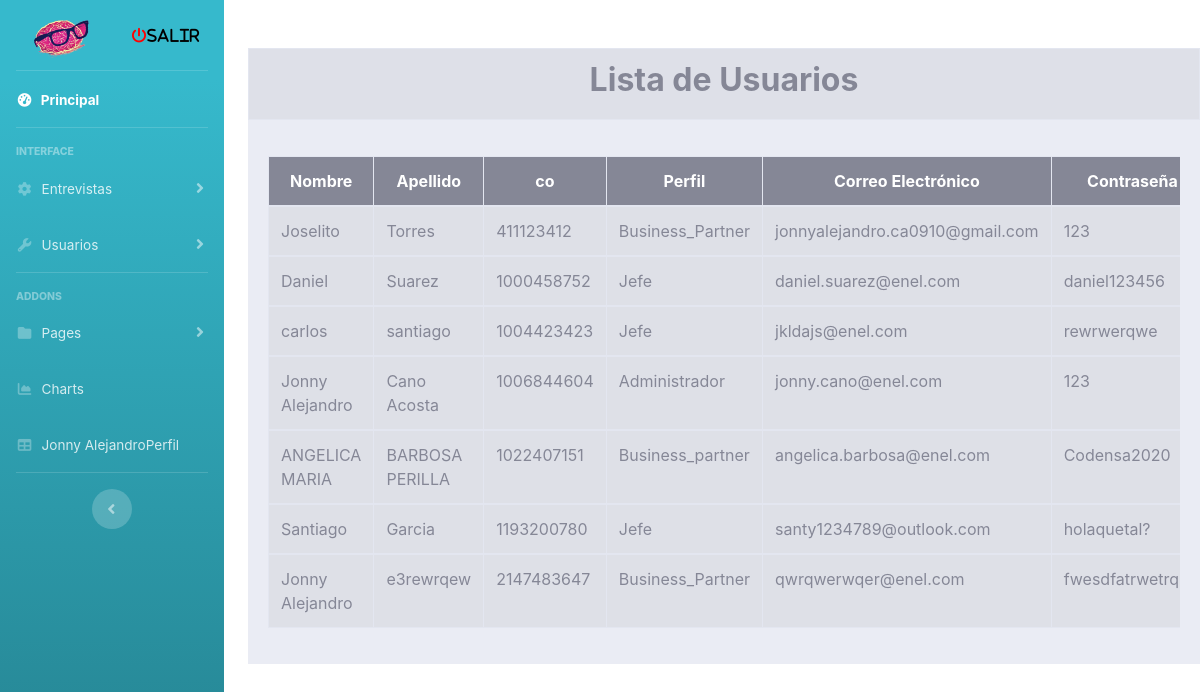
Before: /View/consultar.php (signed in) with the older database file.
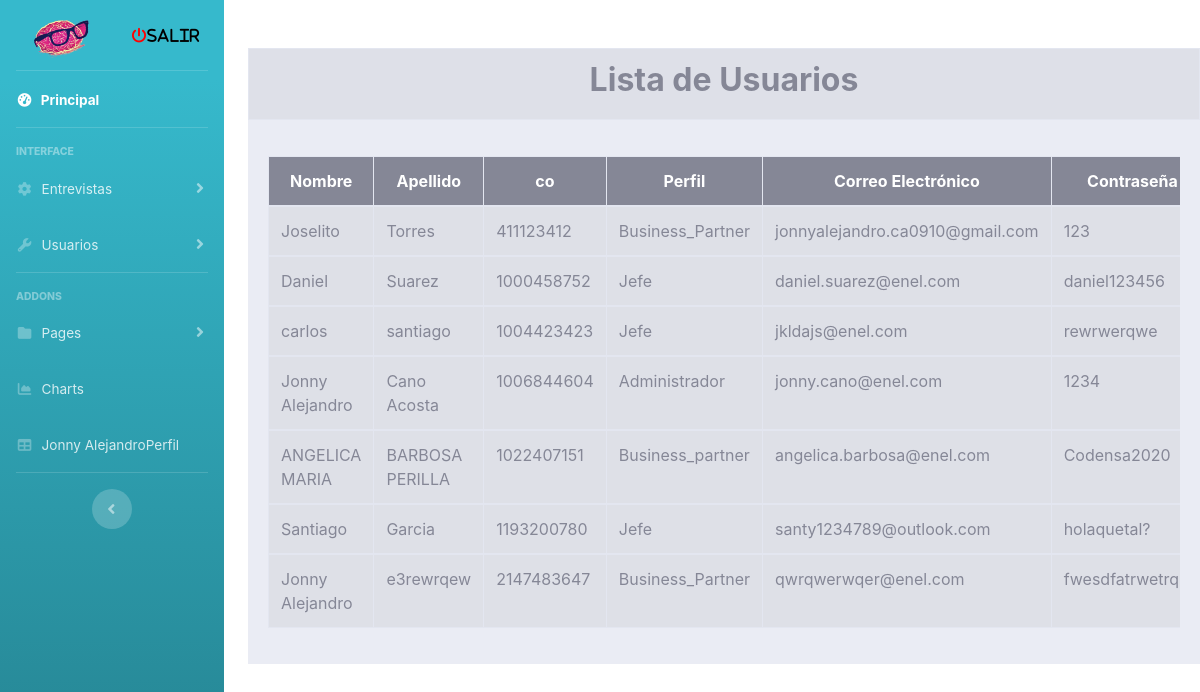
After: the same page with the newer database file.
### tables this page shows
CREATE TABLE `usuario` (
  `nombre` varchar(20) NOT NULL,
  `apellidos` varchar(20) NOT NULL,
  `co` int(15) NOT NULL,
  `Perfil` varchar(16) NOT NULL,
  `correo_electronico` varchar(40) NOT NULL,
  `contraseña` varchar(20) NOT NULL,
  `EGeneradas` bigint(30) DEFAULT 0
);

### View/consultar.php (the view, shortened to what this page needs)
<!DOCTYPE html>
<html xmlns="http://www.w3.org/1999/xhtml">
<?php include FOLDER_TEMPLATE."head.php"; ?>
<?php include FOLDER_TEMPLATE."sidebar.php"; ?>
<body>
    <div class="container col-md-10 mx-auto my-5">
        <div class="bg-gray-200 page-wrapper">
            <table class="table table-striped table-bordered table-hover" width="42%" border="0" align="center">
                <tr>
                    <td colspan="2" align="center">
                        <h2><b> Lista de Usuarios</b></h2>
                    </td>
                </tr>
            </table>
            <div class="card-body ">
                <div class="table-responsive  ">
                    <table class="table table-bordered table table-striped table-bordered table-hover mb-12" width="100%"
                        cellspacing="10">
                        <thead>
                            <tr align="center" class="bg-secondary text-white">
                                <th>Nombre </th>
                                <th>Apellido</th>
                                <th>co</th>
                                <th>Perfil</th>
                                <th>Correo Electrónico</th>
                                <th>Contraseña</th>
                            </tr>
                        </thead>
                        <?php
                    require_once "../Model/conexioon.php";
                    $sql= "SELECT * FROM usuario";
                    $rta=$objCnx->query($sql);
                    while ($datos=$rta->fetch_array()){
                     ?>
                        <tbody>
                            <tr>
                                <td><?php echo $datos['nombre']?></td>
                                <td><?php echo $datos['apellidos']?></td>
                                <td><?php echo $datos['co']?></td>
                                <td><?php echo $datos['Perfil']?></td>
                                <td><?php echo $datos['correo_electronico']?></td>
                                <td><?php echo $datos['contraseña']?></td>
                            </tr>
                            <?php
                    }
                   ?>
                        </tbody>
                    </table>
                </div>
            </div>
        </div>
    </div>
</body>
</html>

Changed rows visible on the page:
changed usuario "Cano Acosta": contraseña "123" → "1234"
